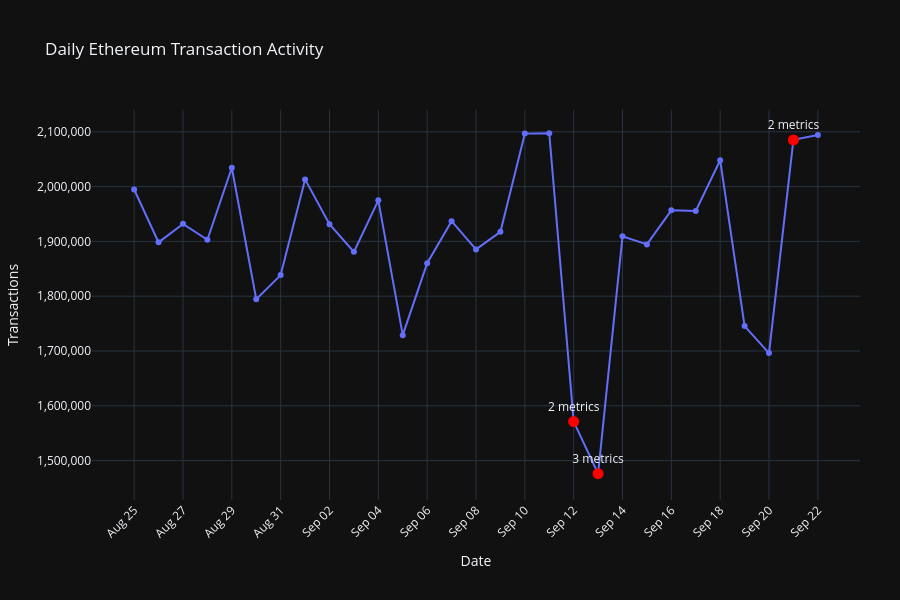

The notebook cell this image was saved under:
### Markdown cell above
## 7. Visualize Transaction Activity

Let's plot the main network activity metrics separately using the **29 complete days**.

### Code cell
import plotly.express as px


# Create the line chart
fig = px.line(
    complete_days,
    x="date",
    y="transaction_count",
    title="Daily Ethereum Transaction Activity",
    markers=True,
    labels={
        "date": "Date",
        "transaction_count": "Transactions"
    }
)


# Chart layout
fig.update_layout(
    template="plotly_dark",
    hovermode="x unified",
    height=600,

    margin=dict(
        l=70,
        r=40,
        t=110,
        b=100
    ),

    xaxis=dict(
        title="Date",
        hoverformat="%b %d, %Y",
        nticks=20,
        tickformat="%b %d",
        tickangle=-45
    ),

    yaxis=dict(
        title="Transactions",
        tickformat=",",
        fixedrange=True
    )
)


# Format line and hover information
fig.update_traces(
    marker=dict(size=6),
    hovertemplate=(
        "%{y:,} transactions"
        "<extra></extra>"
    )
)


# Mark unusual days
unusual_days = complete_days[
    complete_days["metrics_flagged"] >= 2
]

fig.add_scatter(
    x=unusual_days["date"],
    y=unusual_days["transaction_count"],
    mode="markers+text",
    text=[
        "2 metrics",
        "3 metrics",
        "2 metrics"
    ],
    textposition="top center",
    marker=dict(
        size=11,
        color="red"
    ),
    showlegend=False,
    hovertemplate=(
        "<b>Unusual network activity</b><br>"
        "%{x|%b %d, %Y}<br>"
        "%{y:,} transactions"
        "<extra></extra>"
    )
)


fig.show()

### Figure 1 — Plotly figure (JSON) as saved in the notebook; plotly's stock layout.template omitted (floating-point values rounded to 4 significant figures)
{"data": [{"hovertemplate": "%{y:,} transactions<extra></extra>", "legendgroup": "", "line": {"color": "#636efa", "dash": "solid"}, "marker": {"size": 6, "symbol": "circle"}, "mode": "lines+markers", "name": "", "orientation": "v", "showlegend": false, "type": "scatter", "x": ["2026-08-25T00:00:00", "2026-08-26T00:00:00", "2026-08-27T00:00:00", "2026-08-28T00:00:00", "2026-08-29T00:00:00", "2026-08-30T00:00:00", "2026-08-31T00:00:00", "2026-09-01T00:00:00", "2026-09-02T00:00:00", "2026-09-03T00:00:00", "2026-09-04T00:00:00", "2026-09-05T00:00:00", "2026-09-06T00:00:00", "2026-09-07T00:00:00", "2026-09-08T00:00:00", "2026-09-09T00:00:00", "2026-09-10T00:00:00", "2026-09-11T00:00:00", "2026-09-12T00:00:00", "2026-09-13T00:00:00", "2026-09-14T00:00:00", "2026-09-15T00:00:00", "2026-09-16T00:00:00", "2026-09-17T00:00:00", "2026-09-18T00:00:00", "2026-09-19T00:00:00", "2026-09-20T00:00:00", "2026-09-21T00:00:00", "2026-09-22T00:00:00"], "xaxis": "x", "y": [1994723, 1898276, 1931985, 1902964, 2034340, 1794571, 1838510, 2013158, 1931448, 1880901, 1974876, 1728897, 1860182, 1936827, 1885366, 1917517, 2096674, 2097342, 1571235, 1476230, 1909218, 1894453, 1956696, 1955636, 2048145, 1745429, 1696117, 2085232, 2094087], "yaxis": "y"}, {"hovertemplate": "<b>Unusual network activity</b><br>%{x|%b %d, %Y}<br>%{y:,} transactions<extra></extra>", "marker": {"color": "red", "size": 11}, "mode": "markers+text", "showlegend": false, "text": ["2 metrics", "3 metrics", "2 metrics"], "textposition": "top center", "type": "scatter", "x": ["2026-09-12T00:00:00", "2026-09-13T00:00:00", "2026-09-21T00:00:00"], "y": [1571235, 1476230, 2085232]}], "layout": {"height": 600, "hovermode": "x unified", "legend": {"tracegroupgap": 0}, "margin": {"b": 100, "l": 70, "r": 40, "t": 110}, "title": {"text": "Daily Ethereum Transaction Activity"}, "xaxis": {"anchor": "y", "domain": [0, 1], "hoverformat": "%b %d, %Y", "nticks": 20, "tickangle": -45, "tickformat": "%b %d", "title": {"text": "Date"}}, "yaxis": {"anchor": "x", "domain": [0, 1], "fixedrange": true, "tickformat": ",", "title": {"text": "Transactions"}}}}
